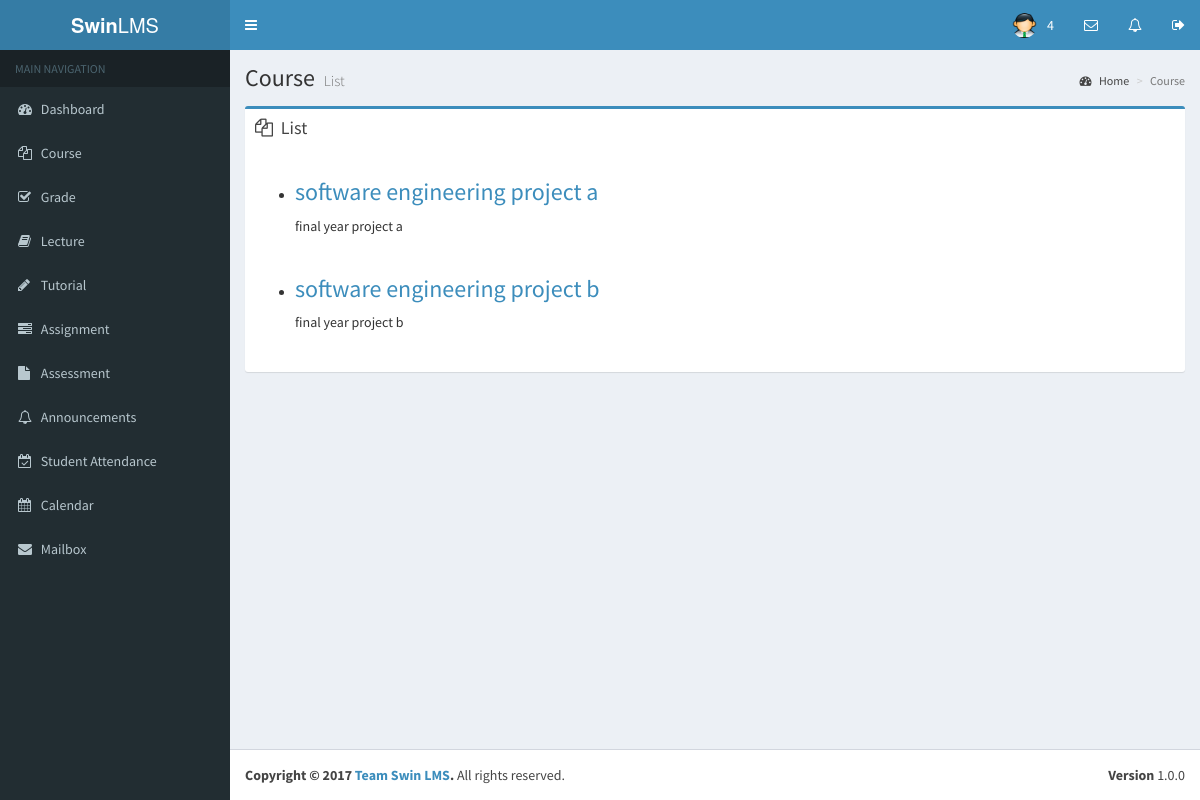
Before: /lecturer/course_list.php with the older database file.
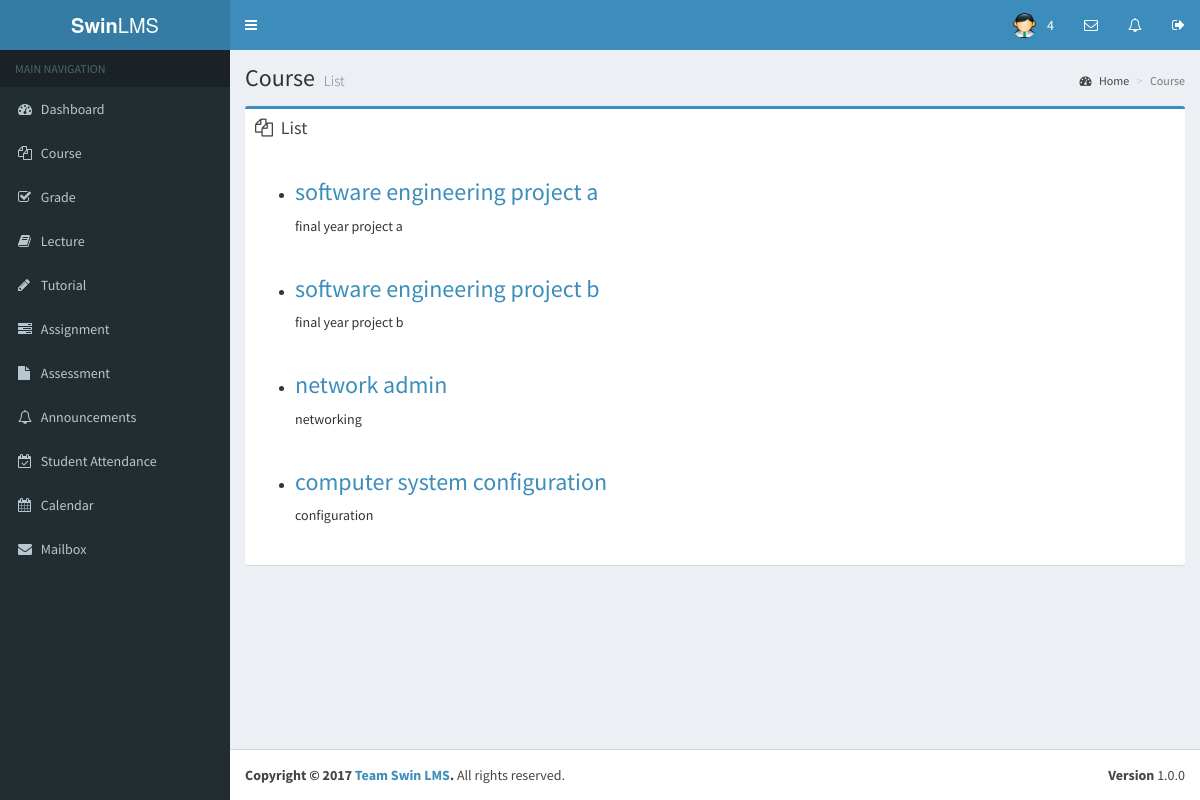
After: the same page with the newer database file.
### tables this page shows
CREATE TABLE `class` (
  `id` int(11) NOT NULL,
  `classroom_id` int(11) NOT NULL,
  `grade_id` int(11) DEFAULT NULL,
  `user_id` int(11) NOT NULL,
  `unit_id` int(11) NOT NULL,
  `section` time DEFAULT NULL
);

CREATE TABLE `unit` (
  `id` int(11) NOT NULL,
  `name` varchar(45) NOT NULL,
  `code` varchar(10) NOT NULL,
  `description` varchar(255) NOT NULL,
  `grade_id` int(11) DEFAULT NULL,
  `course_id` int(11) NOT NULL
);

### lecturer/course_list.php (the view, shortened to what this page needs)
<?php
require_once '../app/init.php';
$courselistQuery = $db->prepare("
    SELECT c.id, c.unit_id, u.name, u.description
    FROM class c
    JOIN unit u
    ON c.unit_id = u.id
    WHERE user_id=:user_id
");
$courselistQuery->execute([
    'user_id' => $_SESSION['user_id']
]);
$courselist = $courselistQuery->rowCount() ? $courselistQuery : [];
?>
<!DOCTYPE html>
<html>
    <?php include_once('first.php') ?>
    <body class="hold-transition skin-blue sidebar-mini">
        <?php include_once('header.php')?>
        <?php include_once('sidebar.php') ?>
        <div class="content-wrapper">
            <section class="content-header">
                <h1>
                    Course
                    <small>List</small>
                </h1>
                <ol class="breadcrumb">
                    <li><a href="dashboard.php"><i class="fa fa-dashboard"></i> Home</a></li>
                    <li class="active">Course</li>
                </ol>
            </section>
            <section class="content">
                <div class="row">
                    <section class="col-lg-12">
                        <div class="box box-primary">
                            <div class="box-header">
                                <i class="fa fa-files-o"></i>
                                <h3 class="box-title">List</h3>
                            </div>
                            <div class="box-body">
                                <?php if(!empty($courselist)): ?>
                                <ul class="courselist">
                                    <?php foreach($courselist as $course): ?>
                                    <li>
                                        <a href="course_view.php?id=<?php echo $course['unit_id']; ?>">
                                            <h3 class="course"><?php echo $course['name']; ?></h3>
                                        </a>
                                        <span class="course"><?php echo $course['description']; ?></span>
                                    </li><br />
                                    <?php endforeach; ?>
                                </ul>
                                <?php else: ?>
                                    <p>There is no units to display.</p>
                                <?php endif; ?>
                            </div>
                        </div>
                    </section>
                </div>
            </section>
        </div>
        <?php include_once('footer.php') ?>
    </body>
</html>

Changed rows visible on the page:
added class: unit.name "network admin", unit.description "networking"
added class: unit.name "computer system configuration", unit.description "configuration"
